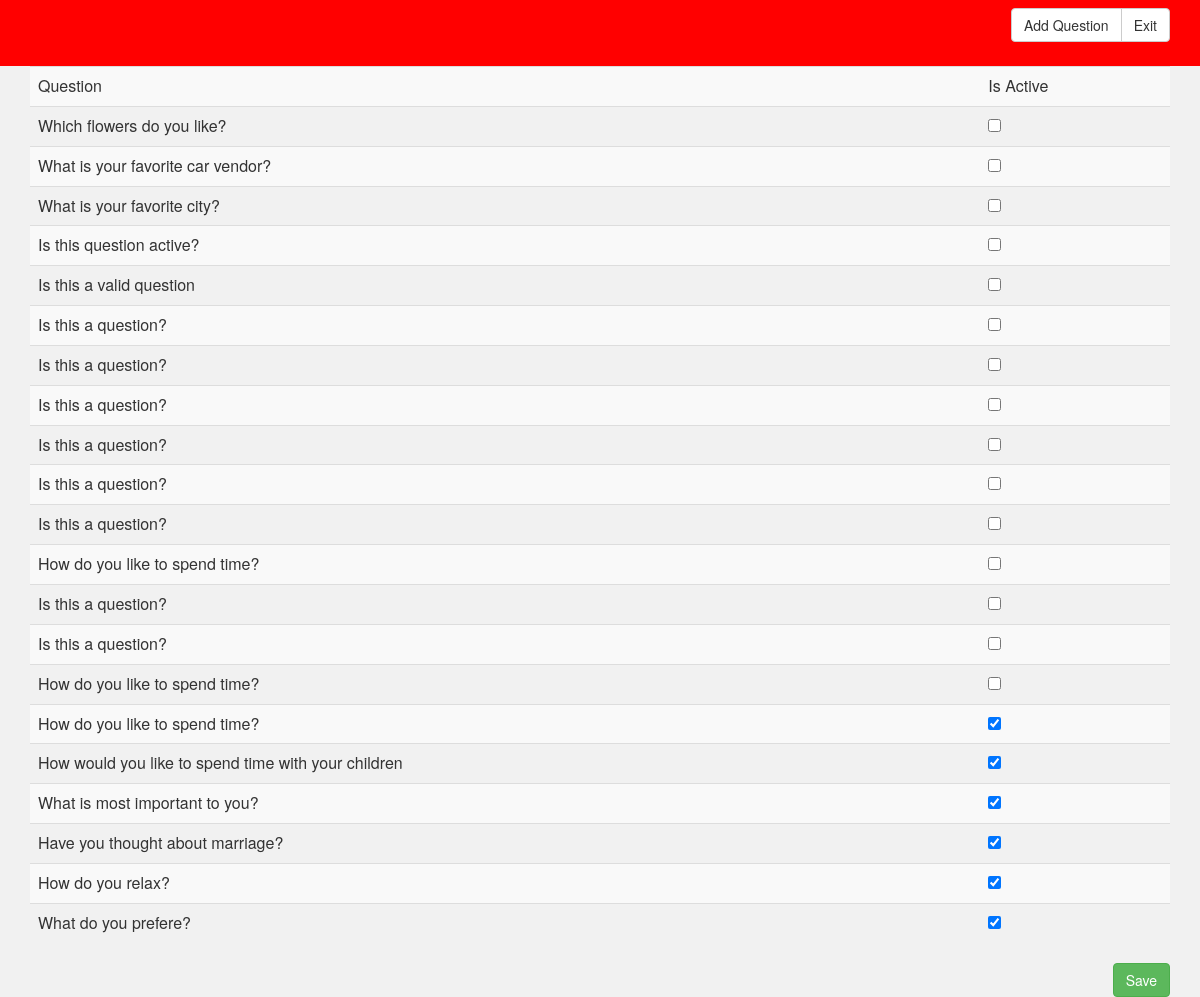
The app's page /admin.php, older data.
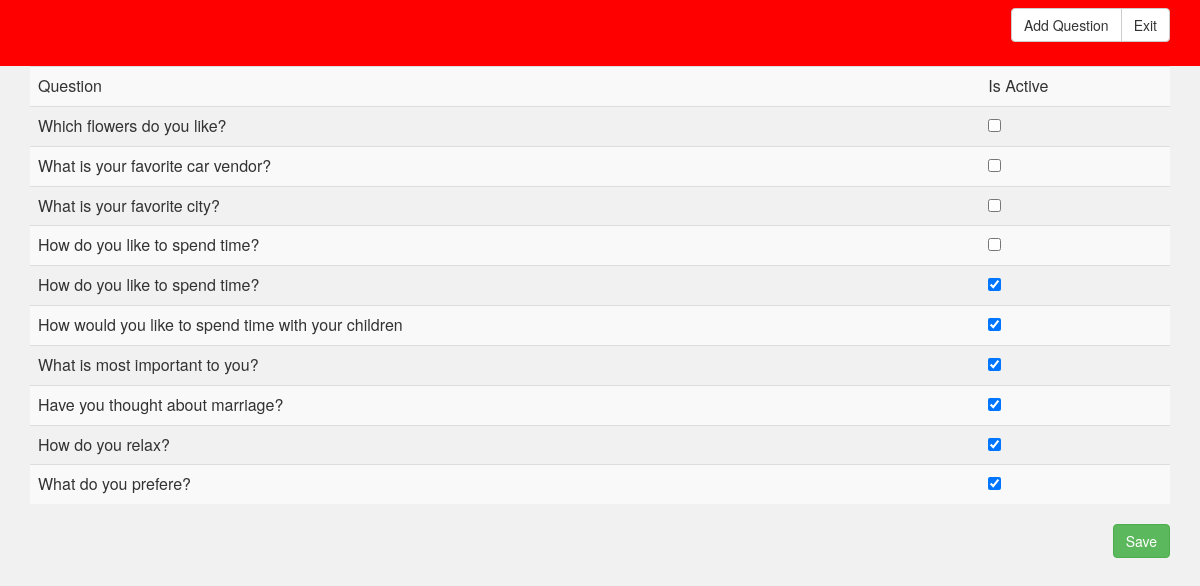
The same page, newer data.
### tables this page shows
CREATE TABLE `questions` (
  `id` int(11) NOT NULL AUTO_INCREMENT,
  `question` varchar(255) DEFAULT NULL,
  `question_icon` varchar(255) DEFAULT NULL,
  `is_active` tinyint(2) DEFAULT '1',
  PRIMARY KEY (`id`)
);

### app/functions/admin_functions.php (the view, shortened to what this page needs)
<?php
require_once 'app/bootstrap.php';
function renderQuestionsInTableRows() {
    global $dbh;
    $sth = $dbh->query('SELECT * FROM questions');
    $questions = $sth->fetchAll();
    foreach ($questions as $key => $q) {
?>
<tr>
    <td><?= $q['question']  ?></td>
    <td><input type="checkbox" name="<?= $q['id']?>" <?php echo $q['is_active'] == 1 ? 'checked' : '' ?>></td>
</tr>
<?php
    }
}

Row changes from the older to the newer data that the page shows:
removed questions: question "Is this question active?"
removed questions: question "Is this a valid question"
removed questions: question "Is this a question?"
removed questions: question "Is this a question?"
removed questions: question "Is this a question?"
removed questions: question "Is this a question?"
removed questions: question "Is this a question?"
removed questions: question "Is this a question?"
removed questions: question "How do you like to spend time?"
removed questions: question "Is this a question?"
removed questions: question "Is this a question?"
